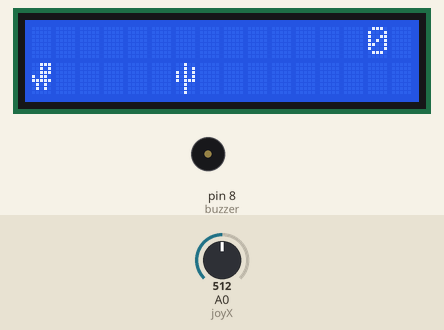
Recording of a sketch running on a simulated Arduino Uno, built with avr-gcc and run on an emulated ATmega328P. On the bench: 16×2 character LCD, buzzer (waves = sounding). Inputs (shaded band) come from the test bench; at power-on: A0 (joyX) = 512. Random numbers use the default seed unless the sketch sets one.

Above: at 3.2 s.
3.3 s: A0 (joyX) set to 212
At 5.3 s:
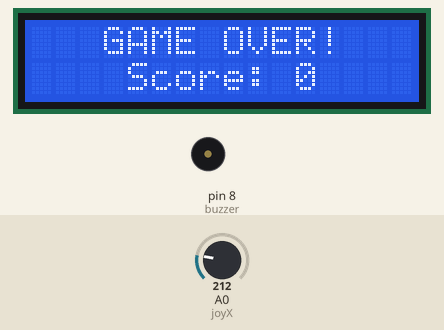
5.7 s: A0 (joyX) set to 190
7.2 s: A0 (joyX) set to 810
At 7.9 s:
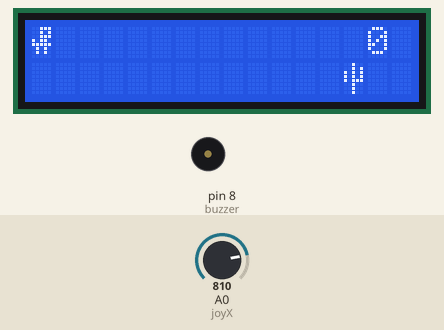
10.2 s: A0 (joyX) set to 122
At 11.11 s:
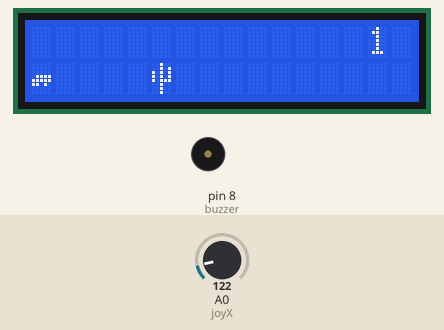
Timing chart, 0 to 19.3 s (numbered marks = the images above; inputs shaded):
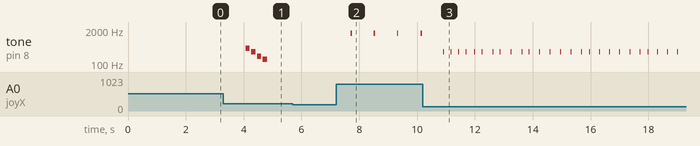

The sketch:

Dinosaur_Game.ino
```cpp
#include <LiquidCrystal.h>

LiquidCrystal lcd(11, 10, 5, 4, 3, 2);

const int joyX = A0; // Changed to A0 for your vertical axis
const int buzzer = 8;

byte dinoChar[8] = { B00111, B00101, B00111, B10110, B11111, B01010, B01010, B00000 };
byte cactusChar[8] = { B00100, B00101, B10101, B10101, B10111, B00100, B00100, B00100 };
byte birdChar[8] = { B00100, B01011, B11111, B01011, B00100, B00000, B00000, B00000 };
byte dodgeChar[8] = { B00000, B00000, B00000, B01111, B11111, B11010, B00000, B00000 };

int score = 0;
int dinoRow = 1;
int obsCol = 15;
int obsType = 0;
bool isDodging = false;
bool gameOver = false;
unsigned long jumpTimer = 0;

void setup() {
  randomSeed(analogRead(A5));

  lcd.begin(16, 2);
  lcd.createChar(0, dinoChar);
  lcd.createChar(1, cactusChar);
  lcd.createChar(2, birdChar);
  lcd.createChar(3, dodgeChar);

  pinMode(joyX, INPUT);
  pinMode(buzzer, OUTPUT);

  lcd.setCursor(4, 0);
  lcd.print("DINO ELITE");
  delay(2000);
}

void loop() {
  if (!gameOver) {
    int val = analogRead(joyX);

    if (val > 800 && dinoRow == 1) {
      dinoRow = 0;
      isDodging = false;
      jumpTimer = millis();
      tone(buzzer, 1500, 50);
    }
    else if (val < 200 && dinoRow == 1) {
      isDodging = true;
      static unsigned long lastBeep = 0;
      if(millis() - lastBeep > 250){
        tone(buzzer, 300, 30);
        lastBeep = millis();
      }
    }
    else {
      isDodging = false;
    }

    if (dinoRow == 0 && millis() - jumpTimer > 600) {
      dinoRow = 1;
    }

    obsCol--;
    if (obsCol < 0) {
      obsCol = 15;
      obsType = random(0, 2);
      score++;
      delay(random(0, 50));
    }

    if (obsType == 0 && obsCol == 0 && dinoRow == 1 && !isDodging) gameOver = true;
    if (obsType == 1 && obsCol == 0 && dinoRow == 0) gameOver = true;
    if (obsType == 1 && obsCol == 0 && dinoRow == 1 && !isDodging) gameOver = true;

    lcd.clear();
    lcd.setCursor(14, 0);
    lcd.print(score);

    lcd.setCursor(0, dinoRow);
    if (isDodging) lcd.write(byte(3));
    else lcd.write(byte(0));

    lcd.setCursor(obsCol, (obsType == 0 ? 1 : 0));
    lcd.write(byte(obsType == 0 ? 1 : 2));

    delay(max(30, 130 - (score * 4)));

  } else {
    int notes[] = {400, 300, 200, 150};
    for (int i = 0; i < 4; i++) {
      tone(buzzer, notes[i], 150);
      delay(200);
    }

    lcd.clear();
    lcd.setCursor(3, 0);
    lcd.print("GAME OVER!");
    lcd.setCursor(4, 1);
    lcd.print("Score: ");
    lcd.print(score);

    while(analogRead(joyX) < 800) {
      delay(10);
    }

    score = 0;
    obsCol = 15;
    gameOver = false;
    delay(500);
  }
}
```

Measured:
- after the input at 5.7 s, every drawn part: stays the same
- after the input at 7.2 s, tone on pin 8 (buzzer): alternates 1500 Hz for 0.05 s and silent for 0.75 s, starting after 0.51 s; the display: first changes after 0.51 s (image 2 shows a later state)
- by itself, tone on pin 8 (buzzer): plays 400 Hz for 0.15 s, 300 Hz for 0.15 s, 200 Hz for 0.15 s, 150 Hz for 0.15 s
